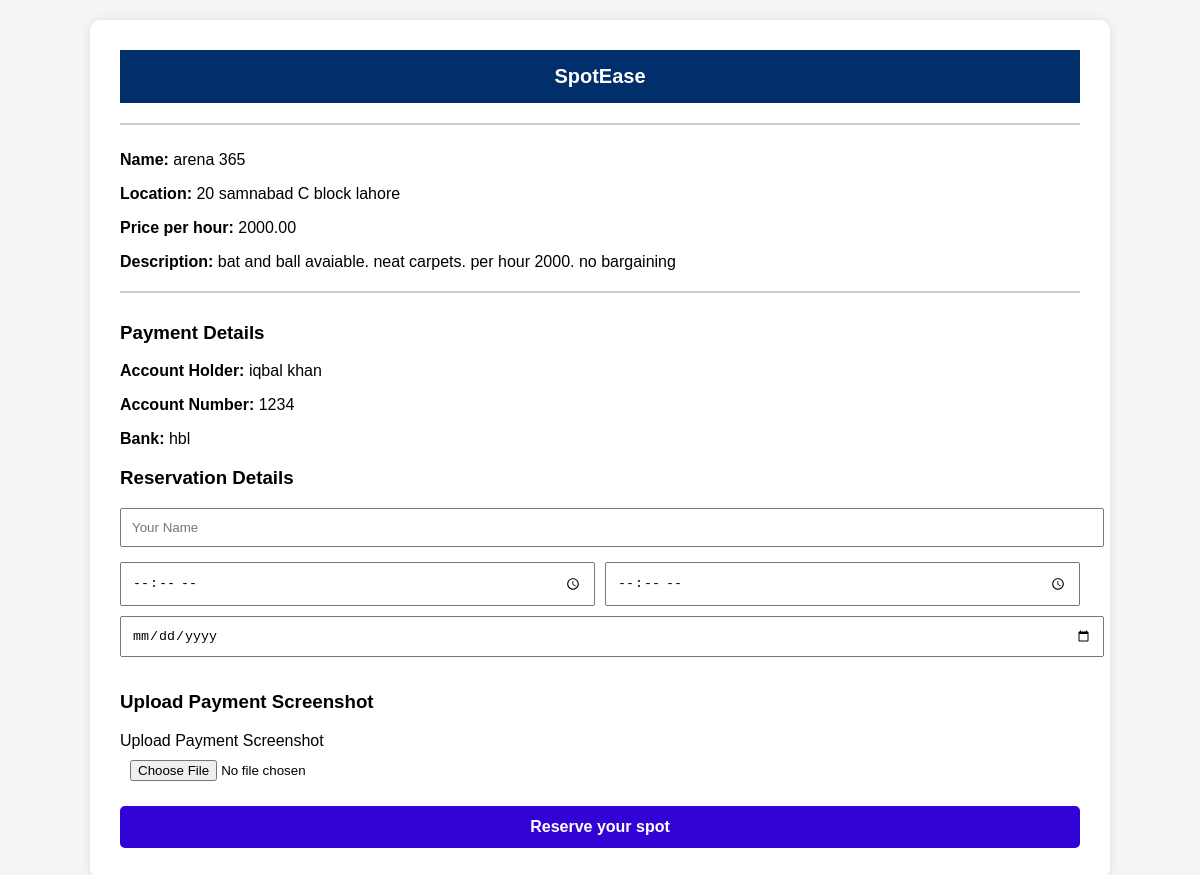
The page /home/spot/2/ on the database its author committed.
### ads/models.py (models this page shows, shortened)
class AdPayment(models.Model):
    CATEGORY_CHOICES = [
        ('Playing Arena', 'Playing Arena'),
        ('Gym', 'Gym'),
        ('Farm House', 'Farm House'),
        ('Hotel Room', 'Hotel Room'),
        ('Saloon', 'Saloon'),
        ('Swimming Pool', 'Swimming Pool'),
        ('Cafe', 'Cafe'),
        ('Event Space', 'Event Space'),
        ('House', 'House'),
        ('Shop', 'Shop'),
    ]
    BANK_CHOICES = [
    ('meezan', 'Meezan Bank'),
    ('sadapay', 'SadaPay'),
    ('bank_alfalah', 'Bank Alfalah'),
    ('faysal', 'Faysal Bank'),
    ('hbl', 'Habib Bank Limited'),
    ('mcb', 'MCB Bank Limited'),
    ('ubl', 'United Bank Limited'),
    ('nbp', 'National Bank of Pakistan'),
    ('js_bank', 'JS Bank'),
    ('bank_of_punjab', 'Bank of Punjab'),
    ('standard_chartered', 'Standard Chartered Bank'),
    ('albaraka', 'Al Baraka Bank'),
    ('askari', 'Askari Bank'),
    ('bank_islamic', 'Bank Islami Pakistan Limited'),
]
    user = models.ForeignKey(
        settings.AUTH_USER_MODEL,
        on_delete=models.CASCADE,
        default=1
    )
    title = models.CharField(max_length=255)
    category = models.CharField(max_length=20, choices=CATEGORY_CHOICES)
    description = models.TextField()
    location = models.CharField(max_length=255)
    price = models.DecimalField(max_digits=10, decimal_places=2, null=True, blank=True)
    image = models.ImageField(upload_to='ads/images/')
    account_holder_name = models.CharField(max_length=255)
    account_number = models.CharField(max_length=255)
    bank = models.CharField(max_length=20, choices=BANK_CHOICES)  # Added choices here
    created_at = models.DateTimeField(auto_now_add=True)

### home/views.py (the view, shortened to what this page needs)
# urls.py: path('spot/<int:spot_id>/', views.spot_detail, name='spot_detail'),
def spot_detail(request, spot_id):
    spot = get_object_or_404(AdPayment, id=spot_id)
    return render(request, 'spot_detail.html', {'spot': spot})

### home/templates/spot_detail.html (shortened to what this page needs)
<!DOCTYPE html>
<html lang="en">
<head>
</head>
<body>
    <div class="container">
        <div class="header">
            <span>SpotEase</span>
        </div>
        <div class="details">
            <p><strong>Name:</strong> {{ spot.title }}</p>
            <p><strong>Location:</strong> {{ spot.location }}</p>
            <p><strong>Price per hour:</strong> {{ spot.price }}</p>
            <p><strong>Description:</strong> {{ spot.description }}</p>
        </div>
        <div class="payment-details">
            <h3>Payment Details</h3>
            <p><strong>Account Holder:</strong> {{ spot.account_holder_name }}</p>
            <p><strong>Account Number:</strong> {{ spot.account_number }}</p>
            <p><strong>Bank:</strong> {{ spot.bank }}</p>
        </div>
        <form action="{% url 'home:reserve_spot' spot.id %}" method="POST" enctype="multipart/form-data">
            <h3>Reservation Details</h3>
            <input type="text" name="name" placeholder="Your Name" style="width: 100%; padding: 10px; margin-bottom: 15px;" required>
            <div style="display: flex; justify-content: space-between; gap: 10px; margin-bottom: 10px;">
                <input type="time" name="start_time" placeholder="Start Time" style="width: 48%; padding: 10px;" required>
                <input type="time" name="end_time" placeholder="End Time" style="width: 48%; padding: 10px;" required>
            </div>
            <input type="date" name="reservation_date" style="width: 100%; padding: 10px; margin-bottom: 15px;" required>
            <h3>Upload Payment Screenshot</h3>
            <label for="screenshot">Upload Payment Screenshot</label>
            <input type="file" name="screenshot" accept="image/*" required style="width: 100%; padding: 10px; margin-bottom: 15px;">
            <button type="submit" class="reserve-button">Reserve your spot</button>
        </form>
    </div>
</body>
</html>

### home/templates/spot_detail.html (style rules this page uses)
body { font-family: Arial, sans-serif; margin: 0; padding: 0; background-color: #f5f5f5; }
.container { width: 80%; margin: 20px auto; background: white; padding: 30px; box-shadow: 0 0 10px rgba(0, 0, 0, 0.1); border-radius: 10px; }
.header { background-color: #002f6c; color: white; padding: 15px; font-size: 20px; font-weight: bold; text-align: center; }
.details { margin-top: 20px; border-top: 2px solid #ccc; padding-top: 10px; font-size: 16px; }
.payment-details { margin-top: 20px; border-top: 2px solid #ccc; padding-top: 10px; font-size: 16px; }
.reserve-button { width: 100%; padding: 12px; background: #3103d4; color: white; font-size: 16px; font-weight: bold; border: none; border-radius: 5px; cursor: pointer; }

### rows shown on the page
AdPayment: title "arena 365", location "20 samnabad C block lahore", price "2000.00", description "bat and ball avaiable. neat carpets. per hour 2000. no bargaining", account_holder_name "iqbal khan", account_number "1234", bank "hbl"
